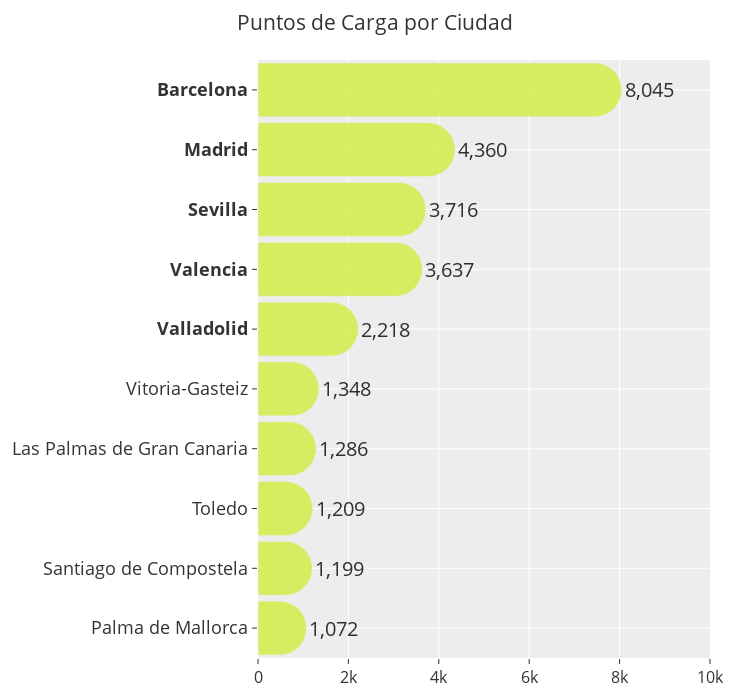

The notebook cell this image was saved under:
### Code cell
top10_puntos_esp = puntos_esp.iloc[:10,:].sort_values(by="puntos_carga", ascending=True)  # Orden inverso para visualización horizontal

# Crear la figura
fig = go.Figure()

# Umbral para determinar si el texto va dentro o fuera
umbral = top10_puntos_esp["puntos_carga"].max() * 0.6  # 60% del valor máximo como umbral

# Lista de las tres ciudades con más puntos de recarga
top_ciudades = ["Barcelona", "Madrid", "Sevilla", "Valencia", "Valladolid"]

# Añadir cada ciudad al gráfico de barras en horizontal
for i, row in top10_puntos_esp.iterrows():
    valor = row["puntos_carga"]
    text_position = 'outside' if valor > umbral else 'outside'
    
    fig.add_trace(go.Bar(
        y=[f"<b>{row['capital']}</b>" if row["capital"] in top_ciudades else row["capital"]],  # Título en negrita para las 5 ciudades top
        x=[valor],         # Coloca el valor en el eje X
        name=row["capital"],
        orientation='h',   # Define la orientación horizontal
        marker=dict(color="#d1ec3f", cornerradius=30),
        text=f"{valor:,.0f}",      # Añadir el valor de cada barra
        textposition=text_position,  # Colocar el texto dentro o fuera dependiendo del umbral
        textfont=dict(size=20, color='black'),  # Color y tamaño de texto normal para valores
        width=0.9,
        opacity = 0.8
    ))

# Configurar el diseño del gráfico
fig.update_layout(
    title="Puntos de Carga por Ciudad",
    title_font_size=21,
    yaxis_title_font_size=18,
    # xaxis_title="Total de Puntos de Recarga",
    xaxis_title_font_size=18,
    barmode="group",
    xaxis=dict(range=[0, 10000], tickfont=dict(size=16)),  # Rango logarítmico ajustado
    yaxis=dict(tickfont=dict(size=18)),
    margin=dict(l=40, r=40, t=60, b=20),  # Ajuste de márgenes
    showlegend=False,
    height=700,  # Ajustar la altura para que el gráfico sea más alto
    width=750    # Ajustar el ancho para hacerlo más ancho
)

# Mostrar el gráfico
fig.show()

### Figure 1 — Plotly figure (JSON) as saved in the notebook; plotly's stock layout.template omitted (floating-point values rounded to 4 significant figures)
{"data": [{"marker": {"color": "#d1ec3f", "cornerradius": 30}, "name": "Palma de Mallorca", "opacity": 0.8, "orientation": "h", "text": "1,072", "textfont": {"color": "black", "size": 20}, "textposition": "outside", "type": "bar", "width": 0.9, "x": [1072], "y": ["Palma de Mallorca"]}, {"marker": {"color": "#d1ec3f", "cornerradius": 30}, "name": "Santiago de Compostela", "opacity": 0.8, "orientation": "h", "text": "1,199", "textfont": {"color": "black", "size": 20}, "textposition": "outside", "type": "bar", "width": 0.9, "x": [1199], "y": ["Santiago de Compostela"]}, {"marker": {"color": "#d1ec3f", "cornerradius": 30}, "name": "Toledo", "opacity": 0.8, "orientation": "h", "text": "1,209", "textfont": {"color": "black", "size": 20}, "textposition": "outside", "type": "bar", "width": 0.9, "x": [1209], "y": ["Toledo"]}, {"marker": {"color": "#d1ec3f", "cornerradius": 30}, "name": "Las Palmas de Gran Canaria", "opacity": 0.8, "orientation": "h", "text": "1,286", "textfont": {"color": "black", "size": 20}, "textposition": "outside", "type": "bar", "width": 0.9, "x": [1286], "y": ["Las Palmas de Gran Canaria"]}, {"marker": {"color": "#d1ec3f", "cornerradius": 30}, "name": "Vitoria-Gasteiz", "opacity": 0.8, "orientation": "h", "text": "1,348", "textfont": {"color": "black", "size": 20}, "textposition": "outside", "type": "bar", "width": 0.9, "x": [1348], "y": ["Vitoria-Gasteiz"]}, {"marker": {"color": "#d1ec3f", "cornerradius": 30}, "name": "Valladolid", "opacity": 0.8, "orientation": "h", "text": "2,218", "textfont": {"color": "black", "size": 20}, "textposition": "outside", "type": "bar", "width": 0.9, "x": [2218], "y": ["<b>Valladolid</b>"]}, {"marker": {"color": "#d1ec3f", "cornerradius": 30}, "name": "Valencia", "opacity": 0.8, "orientation": "h", "text": "3,637", "textfont": {"color": "black", "size": 20}, "textposition": "outside", "type": "bar", "width": 0.9, "x": [3637], "y": ["<b>Valencia</b>"]}, {"marker": {"color": "#d1ec3f", "cornerradius": 30}, "name": "Sevilla", "opacity": 0.8, "orientation": "h", "text": "3,716", "textfont": {"color": "black", "size": 20}, "textposition": "outside", "type": "bar", "width": 0.9, "x": [3716], "y": ["<b>Sevilla</b>"]}, {"marker": {"color": "#d1ec3f", "cornerradius": 30}, "name": "Madrid", "opacity": 0.8, "orientation": "h", "text": "4,360", "textfont": {"color": "black", "size": 20}, "textposition": "outside", "type": "bar", "width": 0.9, "x": [4360], "y": ["<b>Madrid</b>"]}, {"marker": {"color": "#d1ec3f", "cornerradius": 30}, "name": "Barcelona", "opacity": 0.8, "orientation": "h", "text": "8,045", "textfont": {"color": "black", "size": 20}, "textposition": "outside", "type": "bar", "width": 0.9, "x": [8045], "y": ["<b>Barcelona</b>"]}], "layout": {"barmode": "group", "height": 700, "margin": {"b": 20, "l": 40, "r": 40, "t": 60}, "showlegend": false, "title": {"font": {"size": 21}, "text": "Puntos de Carga por Ciudad"}, "width": 750, "xaxis": {"range": [0, 10000], "tickfont": {"size": 16}, "title": {"font": {"size": 18}}}, "yaxis": {"tickfont": {"size": 18}, "title": {"font": {"size": 18}}}}}
